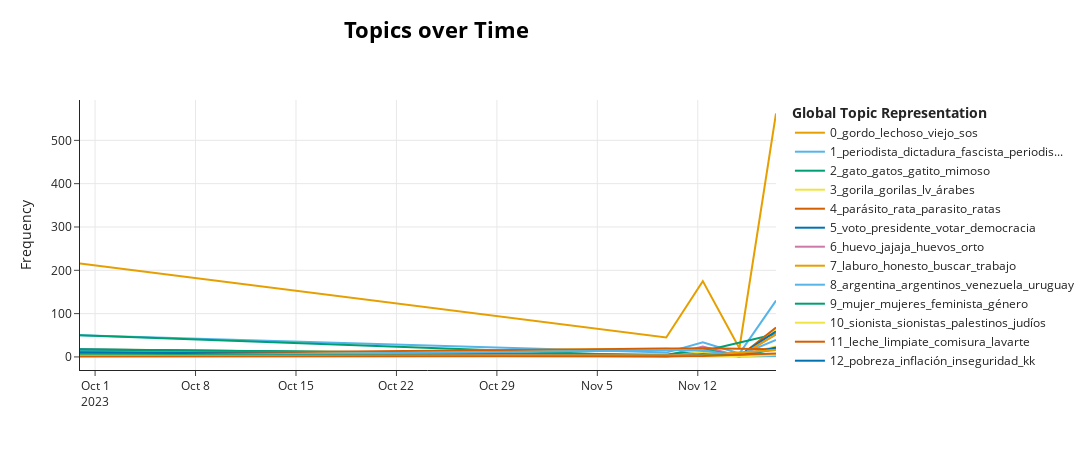

The code cell stored with this chart in its notebook:
### Markdown cell above
### Tópicos en el tiempo

### Code cell
# convert column to list
tweets = attacks['text_pre'].to_list()
timestamps = attacks['dt_date'].to_list()

topics_over_time = topic_model.topics_over_time(docs=tweets, 
                                                timestamps=timestamps, 
                                                global_tuning=True, 
                                                evolution_tuning=True, 
                                                nr_bins=20)

topic_model.visualize_topics_over_time(topics_over_time, top_n_topics=20)

### Figure 1 — Plotly figure (JSON) as saved in the notebook; plotly's stock layout.template omitted (floating-point values rounded to 4 significant figures)
{"data": [{"hoverinfo": "text", "hovertext": ["<b>Topic 0</b><br>Words: zurda, vos, sos, gordo, vieja", "<b>Topic 0</b><br>Words: sos, novaresio, tugo, viejo, comunidad", "<b>Topic 0</b><br>Words: lechoso, gordo, gordito, sos, vas", "<b>Topic 0</b><br>Words: ligó, veda, trompas, odio, ligate", "<b>Topic 0</b><br>Words: gordo, puta, lechoso, viejo, vos"], "marker": {"color": "#E69F00"}, "mode": "lines", "name": "0_gordo_lechoso_viejo_sos", "type": "scatter", "x": ["2023-09-29T22:46:33.600000", "2023-11-09T19:12:00", "2023-11-12T08:24:00", "2023-11-14T21:36:00", "2023-11-17T10:48:00"], "y": [216, 45, 175, 20, 562]}, {"hoverinfo": "text", "hovertext": ["<b>Topic 1</b><br>Words: periodista, dictadura, gobierno, excesos, periodistas", "<b>Topic 1</b><br>Words: nazi, feinmann, hablando, dictadura, periodista", "<b>Topic 1</b><br>Words: periodista, periodistas, periodismo, medias, militante", "<b>Topic 1</b><br>Words: periodistas, importa, idiota, basura, cucas", "<b>Topic 1</b><br>Words: dictadura, fascista, periodista, zurdos, libertad"], "marker": {"color": "#56B4E9"}, "mode": "lines", "name": "1_periodista_dictadura_fascista_periodis...", "type": "scatter", "x": ["2023-09-29T22:46:33.600000", "2023-11-09T19:12:00", "2023-11-12T08:24:00", "2023-11-14T21:36:00", "2023-11-17T10:48:00"], "y": [50, 10, 34, 8, 130]}, {"hoverinfo": "text", "hovertext": ["<b>Topic 2</b><br>Words: gato, gatos, gatito, insaurralde, mimoso", "<b>Topic 2</b><br>Words: gatos, gato, gatito, mimoso, insaurralde", "<b>Topic 2</b><br>Words: gatito, mimoso, gato, gatos, grace", "<b>Topic 2</b><br>Words: gato, gatos, abrazo, locos, gatito"], "marker": {"color": "#009E73"}, "mode": "lines", "name": "2_gato_gatos_gatito_mimoso", "type": "scatter", "x": ["2023-09-29T22:46:33.600000", "2023-11-09T19:12:00", "2023-11-12T08:24:00", "2023-11-17T10:48:00"], "y": [50, 1, 13, 53]}, {"hoverinfo": "text", "hovertext": ["<b>Topic 3</b><br>Words: gorila, salva, carteras, árabes, lv", "<b>Topic 3</b><br>Words: gorila, paya, soretw, urbano, rodeado", "<b>Topic 3</b><br>Words: gorila, gorilas, sos, jamas, votar", "<b>Topic 3</b><br>Words: bananas, xa, rossi, chevta, daria", "<b>Topic 3</b><br>Words: gorila, gorilas, simios, negro, ja"], "marker": {"color": "#F0E442"}, "mode": "lines", "name": "3_gorila_gorilas_lv_árabes", "type": "scatter", "x": ["2023-09-29T22:46:33.600000", "2023-11-09T19:12:00", "2023-11-12T08:24:00", "2023-11-14T21:36:00", "2023-11-17T10:48:00"], "y": [18, 4, 18, 2, 65]}, {"hoverinfo": "text", "hovertext": ["<b>Topic 4</b><br>Words: rata, parásito, parásitos, hombre, neuronas", "<b>Topic 4</b><br>Words: kukaaa, jajjajjajaja, terminaron, neuronas, re", "<b>Topic 4</b><br>Words: rata, parásito, única, kukas, neuronas", "<b>Topic 4</b><br>Words: colegas, laburantes, ricos, ratas, pobres", "<b>Topic 4</b><br>Words: parásito, parasito, rata, ratas, parasitos"], "marker": {"color": "#D55E00"}, "mode": "lines", "name": "4_parásito_rata_parasito_ratas", "type": "scatter", "x": ["2023-09-29T22:46:33.600000", "2023-11-09T19:12:00", "2023-11-12T08:24:00", "2023-11-14T21:36:00", "2023-11-17T10:48:00"], "y": [16, 2, 13, 1, 68]}, {"hoverinfo": "text", "hovertext": ["<b>Topic 5</b><br>Words: votar, presidente, votos, democracia, voto", "<b>Topic 5</b><br>Words: correcto, políticamente, votarlos, cuco, imprimite", "<b>Topic 5</b><br>Words: presidente, votar, voto, massa, debate", "<b>Topic 5</b><br>Words: familiares, militarle, electoral, tomen, salvados", "<b>Topic 5</b><br>Words: voto, votar, democracia, presidente, cantado"], "marker": {"color": "#0072B2"}, "mode": "lines", "name": "5_voto_presidente_votar_democracia", "type": "scatter", "x": ["2023-09-29T22:46:33.600000", "2023-11-09T19:12:00", "2023-11-12T08:24:00", "2023-11-14T21:36:00", "2023-11-17T10:48:00"], "y": [18, 3, 16, 3, 59]}, {"hoverinfo": "text", "hovertext": ["<b>Topic 6</b><br>Words: jajaja, tomatelas, huevos, scioli, canosa", "<b>Topic 6</b><br>Words: mmassista, defensora, tomatelas, traidora, miseria", "<b>Topic 6</b><br>Words: huevo, huevos, jajaja, orto, cerra", "<b>Topic 6</b><br>Words: jajajajajajajajjajjaaj, sacas, mirá, vaselina, jajajajajajajaja", "<b>Topic 6</b><br>Words: huevo, huevos, jajaja, jaja, orto"], "marker": {"color": "#CC79A7"}, "mode": "lines", "name": "6_huevo_jajaja_huevos_orto", "type": "scatter", "x": ["2023-09-29T22:46:33.600000", "2023-11-09T19:12:00", "2023-11-12T08:24:00", "2023-11-14T21:36:00", "2023-11-17T10:48:00"], "y": [16, 2, 24, 2, 52]}, {"hoverinfo": "text", "hovertext": ["<b>Topic 7</b><br>Words: honesto, laburo, pagamos, trabajadores, trabajo", "<b>Topic 7</b><br>Words: trabajo, buscándole, tto, pagarle, ladrar", "<b>Topic 7</b><br>Words: aspiradora, iva, laburo, honesto, trabajo", "<b>Topic 7</b><br>Words: honesto, caga, buscate, triste, viviendo", "<b>Topic 7</b><br>Words: laburo, buscar, trabajo, honesto, laburar"], "marker": {"color": "#E69F00"}, "mode": "lines", "name": "7_laburo_honesto_buscar_trabajo", "type": "scatter", "x": ["2023-09-29T22:46:33.600000", "2023-11-09T19:12:00", "2023-11-12T08:24:00", "2023-11-14T21:36:00", "2023-11-17T10:48:00"], "y": [14, 4, 6, 1, 52]}, {"hoverinfo": "text", "hovertext": ["<b>Topic 8</b><br>Words: argentina, vivir, cuba, argentino, argentinos", "<b>Topic 8</b><br>Words: argentina, colores, rumbo, gastes, bolivia", "<b>Topic 8</b><br>Words: argentina, viene, argentinos, gallega, futuro", "<b>Topic 8</b><br>Words: argentina, argentinos, país, subsidiamos, mufaaaaa", "<b>Topic 8</b><br>Words: argentina, argentinos, venezuela, uruguay, cuba"], "marker": {"color": "#56B4E9"}, "mode": "lines", "name": "8_argentina_argentinos_venezuela_uruguay", "type": "scatter", "x": ["2023-09-29T22:46:33.600000", "2023-11-09T19:12:00", "2023-11-12T08:24:00", "2023-11-14T21:36:00", "2023-11-17T10:48:00"], "y": [15, 4, 13, 4, 39]}, {"hoverinfo": "text", "hovertext": ["<b>Topic 9</b><br>Words: mujer, feminista, mujeres, género, feminismo", "<b>Topic 9</b><br>Words: mujer, mujeres, feminista, escucharla, molde", "<b>Topic 9</b><br>Words: mujer, mujeres, mover, caja, género", "<b>Topic 9</b><br>Words: menopausia, supongo, ligó, trompas, mujer", "<b>Topic 9</b><br>Words: mujer, mujeres, feminista, feministas, tenemo"], "marker": {"color": "#009E73"}, "mode": "lines", "name": "9_mujer_mujeres_feminista_género", "type": "scatter", "x": ["2023-09-29T22:46:33.600000", "2023-11-09T19:12:00", "2023-11-12T08:24:00", "2023-11-14T21:36:00", "2023-11-17T10:48:00"], "y": [17, 5, 18, 1, 19]}, {"hoverinfo": "text", "hovertext": ["<b>Topic 10</b><br>Words: interesar, judas, judio, obvio, doble", "<b>Topic 10</b><br>Words: sionistas, sionista, palestinos, israel, judíos", "<b>Topic 10</b><br>Words: sionistas, sionista, judíos, religion, llevan", "<b>Topic 10</b><br>Words: judíos, sionista, batijudia, generándolo, escudos", "<b>Topic 10</b><br>Words: sionista, sionistas, palestinos, palestina, propongo"], "marker": {"color": "#F0E442"}, "mode": "lines", "name": "10_sionista_sionistas_palestinos_judíos", "type": "scatter", "x": ["2023-09-29T22:46:33.600000", "2023-11-09T19:12:00", "2023-11-12T08:24:00", "2023-11-14T21:36:00", "2023-11-17T10:48:00"], "y": [2, 20, 9, 4, 24]}, {"hoverinfo": "text", "hovertext": ["<b>Topic 11</b><br>Words: chorrea, leche, jabón, comisura, lavarte", "<b>Topic 11</b><br>Words: leche, limpiarte, limpiate, garganta, llévate", "<b>Topic 11</b><br>Words: leche, limpiate, lavarte, orto, traga"], "marker": {"color": "#D55E00"}, "mode": "lines", "name": "11_leche_limpiate_comisura_lavarte", "type": "scatter", "x": ["2023-09-29T22:46:33.600000", "2023-11-12T08:24:00", "2023-11-17T10:48:00"], "y": [7, 20, 18]}, {"hoverinfo": "text", "hovertext": ["<b>Topic 12</b><br>Words: inflación, pobreza, inseguridad, economía, das", "<b>Topic 12</b><br>Words: santos, arg, excelente, inseguridad, pregunta", "<b>Topic 12</b><br>Words: pobreza, inflación, pública, importa, inseguridad", "<b>Topic 12</b><br>Words: inflación, sostuvo, genera, alimentar, evitar", "<b>Topic 12</b><br>Words: pobreza, inflación, inseguridad, kk, inflacion"], "marker": {"color": "#0072B2"}, "mode": "lines", "name": "12_pobreza_inflación_inseguridad_kk", "type": "scatter", "x": ["2023-09-29T22:46:33.600000", "2023-11-09T19:12:00", "2023-11-12T08:24:00", "2023-11-14T21:36:00", "2023-11-17T10:48:00"], "y": [11, 1, 6, 3, 22]}, {"hoverinfo": "text", "hovertext": ["<b>Topic 13</b><br>Words: marido, caba, monopolio, matafuegos, habilitación", "<b>Topic 13</b><br>Words: marido, mariita, divorcio, trucho, mamu", "<b>Topic 13</b><br>Words: marido, puesto, casta, fracasada, mutuamente"], "marker": {"color": "#CC79A7"}, "mode": "lines", "name": "13_marido_puesto_casta_admiro", "type": "scatter", "x": ["2023-09-29T22:46:33.600000", "2023-11-12T08:24:00", "2023-11-17T10:48:00"], "y": [3, 4, 16]}, {"hoverinfo": "text", "hovertext": ["<b>Topic 14</b><br>Words: hdp, sadico, dady, verá, niña", "<b>Topic 14</b><br>Words: hdp, hdmp, kkkk, ojalá, pagues", "<b>Topic 14</b><br>Words: hdp, hdmp, callate, ponete, zurdos"], "marker": {"color": "#E69F00"}, "mode": "lines", "name": "14_hdp_hdmp_kkkk_callate", "type": "scatter", "x": ["2023-09-29T22:46:33.600000", "2023-11-12T08:24:00", "2023-11-17T10:48:00"], "y": [3, 4, 16]}, {"hoverinfo": "text", "hovertext": ["<b>Topic 15</b><br>Words: rodilleras, atrofiar, rodillas, tranca, llevaste", "<b>Topic 15</b><br>Words: rodilleras, rodillas, preparando, olvides, gordito", "<b>Topic 15</b><br>Words: afanen, riñón, celu, chotearte, solución", "<b>Topic 15</b><br>Words: rodilleras, peneanos, lácteos, recolectora, superan"], "marker": {"color": "#56B4E9"}, "mode": "lines", "name": "15_rodilleras_rodillas_preparando_olvide...", "type": "scatter", "x": ["2023-09-29T22:46:33.600000", "2023-11-12T08:24:00", "2023-11-14T21:36:00", "2023-11-17T10:48:00"], "y": [2, 16, 1, 2]}, {"hoverinfo": "text", "hovertext": ["<b>Topic 16</b><br>Words: lengua, traba, ofuscate, rosedal, pastilla", "<b>Topic 16</b><br>Words: meta, inmundo, única, panqueque, guita", "<b>Topic 16</b><br>Words: colon, perforen, cashaaate, xdeus, subtitulado"], "marker": {"color": "#009E73"}, "mode": "lines", "name": "16_lengua_traba_colon_diga", "type": "scatter", "x": ["2023-09-29T22:46:33.600000", "2023-11-09T19:12:00", "2023-11-17T10:48:00"], "y": [5, 1, 7]}, {"hoverinfo": "text", "hovertext": ["<b>Topic 17</b><br>Words: cerebro, tiro, conseguis, subsidie, deo", "<b>Topic 17</b><br>Words: cerebro, úsalo, horrendo, intercambiado, lunar", "<b>Topic 17</b><br>Words: olvidado, cerebro, dejaste, nacer, pobre", "<b>Topic 17</b><br>Words: cerebro, cubanizante, panocha, empobrecedorrrrrrrrrrrrrrrrrrrrrrrrrrrrrrrrrrrrrrrrrrrrrrrrrrrrrrrrrrrrrrrrrrrrrrrrrrrrrrrrrrrrrrrrrrrrrrrrrrrrrrrrrrrrrrrrrrrrrrrr, proporcional"], "marker": {"color": "#F0E442"}, "mode": "lines", "name": "17_cerebro_tiro_tenes_ameba", "type": "scatter", "x": ["2023-09-29T22:46:33.600000", "2023-11-12T08:24:00", "2023-11-14T21:36:00", "2023-11-17T10:48:00"], "y": [3, 2, 1, 5]}, {"hoverinfo": "text", "hovertext": ["<b>Topic 18</b><br>Words: cristinasinvueltas, video, viaje, sexo, teniendo", "<b>Topic 18</b><br>Words: video, ensobrado, permitido, opino, chele", "<b>Topic 18</b><br>Words: video, acá, mira, convulsiones, subís"], "marker": {"color": "#D55E00"}, "mode": "lines", "name": "18_video_tv_acá_mira", "type": "scatter", "x": ["2023-09-29T22:46:33.600000", "2023-11-12T08:24:00", "2023-11-17T10:48:00"], "y": [1, 2, 8]}], "layout": {"height": 450, "hoverlabel": {"bgcolor": "white", "font": {"family": "Rockwell", "size": 16}}, "legend": {"title": {"text": "<b>Global Topic Representation"}}, "title": {"font": {"color": "Black", "size": 22}, "text": "<b>Topics over Time</b>", "x": 0.4, "xanchor": "center", "y": 0.95, "yanchor": "top"}, "width": 1250, "xaxis": {"showgrid": true}, "yaxis": {"showgrid": true, "title": {"text": "Frequency"}}}}
